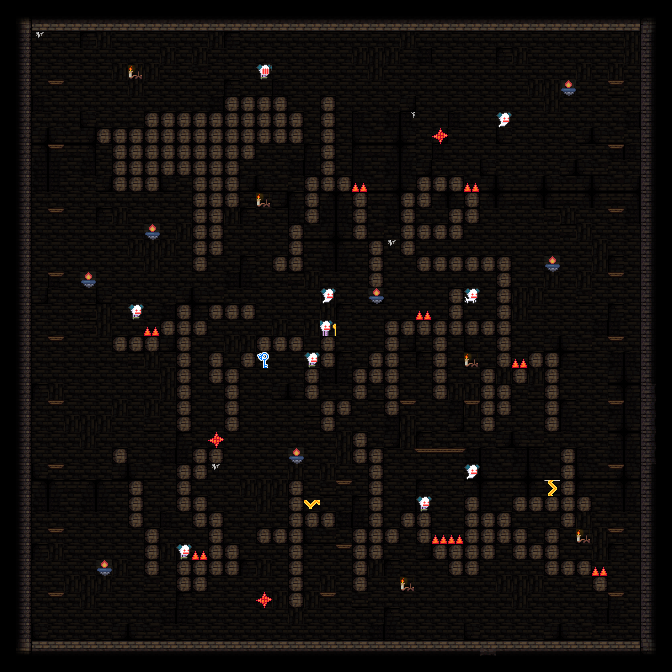

This is a level from a 2D game, rendered from its Tiled map with the project's own tilesets. A one-line summary and the map file follow, with tile-layer data summarised:
An orthogonal 42x42 tile map with 16x16 px tiles, 5 tile layers (back, stage, deco, unit, ...).

<map version="1.0" orientation="orthogonal" renderorder="right-down" width="42" height="42" tilewidth="16" tileheight="16" nextobjectid="4">
 <tileset firstgid="1" name="dungeonTileSet" tilewidth="16" tileheight="16" tilecount="1024">
  <image source="dungeonTileset.png" width="512" height="512" />
  <terraintypes>
   <terrain name="blocks" tile="-1" />
  </terraintypes>
  <tile id="4" terrain=",,,0" />
  <tile id="5" terrain=",,0,0" />
  <tile id="6" terrain=",,0," />
  <tile id="12" terrain="0,0,0," />
  <tile id="13" terrain="0,0,," />
  <tile id="14" terrain="0,0,,0" />
  <tile id="36" terrain=",0,,0" />
  <tile id="37" terrain="0,0,0,0" />
  <tile id="38" terrain="0,,0," />
  <tile id="44" terrain="0,,0," />
  <tile id="46" terrain=",0,,0" />
  <tile id="68" terrain=",0,," />
  <tile id="69" terrain="0,0,," />
  <tile id="70" terrain="0,,," />
  <tile id="76" terrain="0,,0,0" />
  <tile id="77" terrain=",,0,0" />
  <tile id="78" terrain=",0,0,0" />
 </tileset>
 <layer name="back" width="42" height="42">
  <data>[1764 cells, 1764 non-empty, 9 distinct tile ids]</data>
 </layer>
 <layer name="stage" width="42" height="42">
  <data>[1764 cells, 607 non-empty, 18 distinct tile ids]</data>
 </layer>
 <layer name="deco" width="42" height="42">
  <data>[1764 cells, 13 non-empty, 3 distinct tile ids]</data>
 </layer>
 <layer name="unit" width="42" height="42">
  <data>[1764 cells, 26 non-empty, 11 distinct tile ids]</data>
 </layer>
 <layer name="fore" width="42" height="42">
  <data>[1764 cells, 2 non-empty, 1 distinct tile ids]</data>
 </layer>
</map>